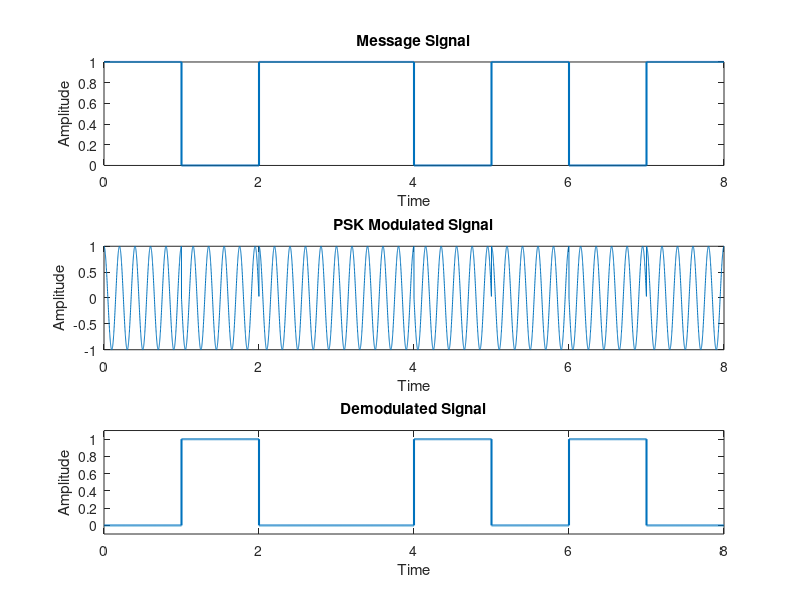

Reproduce this figure in MATLAB.
% Parameters
Fs = 1000;          % Sampling frequency
f1 = 5;             % Carrier frequency for bit 1
f2 = 5;             % Carrier frequency for bit 0
bit_duration = 1; % Duration for each bit in seconds
% Message signal
me = [1 0 1 1 0 1 0 1];      % Message bits
t = 0:1/Fs:bit_duration*length(me) - 1/Fs; % Time vector for the entire signal duration
samples_per_bit = bit_duration * Fs; % Samples per bit

% Generate the message signal as a square wave
me_signal = repelem(me, samples_per_bit); % Repeat each bit for the sample duration

% Generate the PSK modulated signal
modulated_signal = zeros(1, length(t));
for i = 1:length(me)
    if me(i) == 1
        modulated_signal((i-1)*samples_per_bit + 1:i*samples_per_bit) = cos(2 * pi * f1 * t((i-1)*samples_per_bit + 1:i*samples_per_bit));
    else
        modulated_signal((i-1)*samples_per_bit + 1:i*samples_per_bit) = cos(pi/2 +2 * pi * f1 * t((i-1)*samples_per_bit + 1:i*samples_per_bit));
    end
end

% Demodulation (FSK Demodulation using Envelope Detection and Thresholding)
demodulated_signal = zeros(1, length(me));
for i = 1:length(me)
    segment = modulated_signal((i-1)*samples_per_bit + 1:i*samples_per_bit);
    power_f1 = mean(abs(hilbert(segment .* sin(2 * pi * f1 * t((i-1)*samples_per_bit + 1:i*samples_per_bit)))));
    power_f2 = mean(abs(hilbert(segment .* cos(2 * pi * f2 * t((i-1)*samples_per_bit + 1:i*samples_per_bit)))));
    if power_f1 > power_f2
        demodulated_signal(i) = 1;
    else
        demodulated_signal(i) = 0;
    end
end

% Convert demodulated signal to time-series for plotting
demod_signal = repelem(demodulated_signal, samples_per_bit);

% Plotting
figure;

% Plot message signal
subplot(3, 1, 1);
stairs(t, me_signal, 'LineWidth', 1.5); % Plot the message signal
title('Message Signal');
xlabel('Time');
ylabel('Amplitude');

% Plot FSK modulated signal
subplot(3, 1, 2);
plot(t, modulated_signal); % Plot the PSK modulated signal
title('PSK Modulated Signal');
xlabel('Time');
ylabel('Amplitude');
xlim([0, bit_duration*length(me)]);

% Plot demodulated signal
subplot(3, 1, 3);
stairs(t, demod_signal, 'LineWidth', 1.5); % Plot the demodulated bits
title('Demodulated Signal');
xlabel('Time');
ylabel('Amplitude');
xlim([0, bit_duration*length(me)]);
ylim([-0.1 1.1]);
